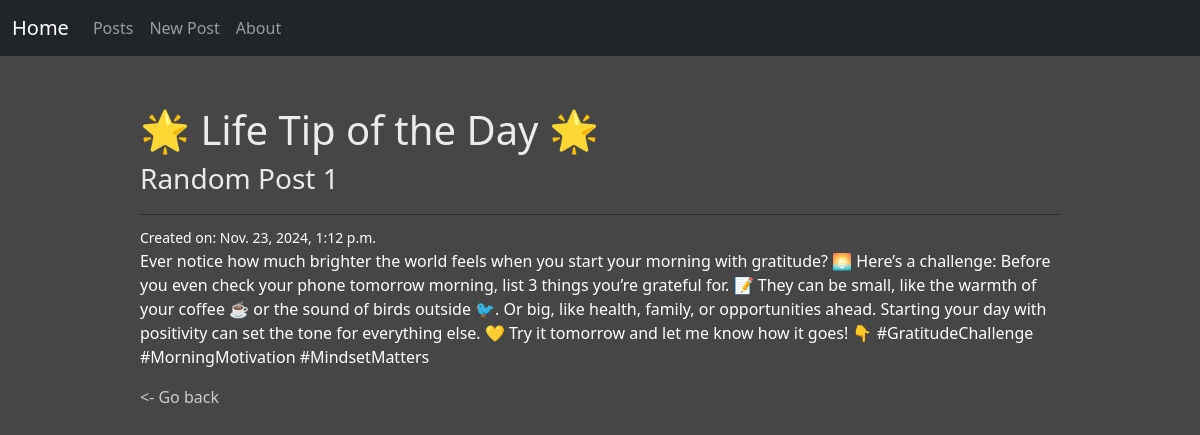
The app's page /posts/1/ with its own data.
### posts/models.py (models this page shows, shortened)
class Post(models.Model):
  title = models.CharField(max_length=128)
  subtitle = models.CharField(max_length=256)
  body = models.TextField()
  created_on = models.DateTimeField(auto_now_add=True)

### posts/views.py (the view)
# urls.py: path("<int:pk>/", views.PostDetailView.as_view(), name="detail"),
class PostDetailView(DetailView):
  template_name = "posts/detail.html"
  model = Post

### templates/posts/detail.html (shortened to what this page needs)
{% extends "base.html" %}
{% block content %}
<div class="text-white dtl-cont">
  <div class="dtl-title">
    <h1>{{ post.title}}</h1>
    <h3>{{ post.subtitle}}</h3>
  </div>
  <small>Created on: {{ post.created_on}}</small>
  <p>{{ post.body }}</p>
  <a href="{% url 'list' %}"><- Go back</a>
</div>
{% endblock content %}

### static/css/base.css (style rules this page uses)
body { background-color: rgb(70, 70, 70); }
h1,h3 { color: rgb(235, 235, 235); }
a { color: rgb(204, 204, 204); text-decoration: none; }
.dtl-cont { width: 80%; margin-top: 30px; margin-left: auto; margin-right: auto; padding: 20px; }
.dtl-title { border-bottom: 1px solid rgb(46, 46, 46); margin-bottom: 10px; padding-bottom: 10px; }

### records on screen
Post: title "🌟 Life Tip of the Day 🌟", subtitle "Random Post 1", created_on "Nov. 23, 2024, 1:12 p.m.", body "Ever notice how much brighter the world feels when you start your morning with gratitude? 🌅 Here’s a challenge: Before you even check your phone tomorrow morning, list 3 things you’re grateful for. 📝 They can be small, like the warmth of your coffee ☕ or the sound of birds outside 🐦. Or big, like health, family, or opportunities ahead. Starting your day with positivity can set the tone for everything else. 💛 Try it tomorrow and let me know how it goes! 👇 #GratitudeChallenge #MorningMotivation #MindsetMatters"
